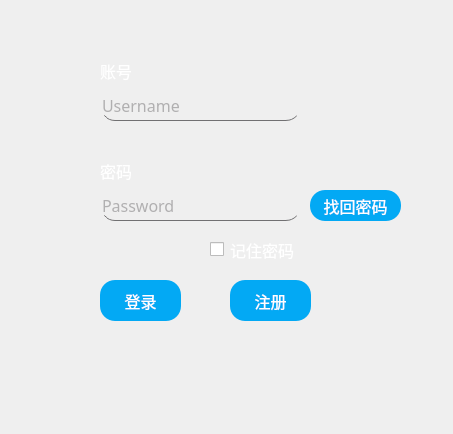
<?xml version="1.0" encoding="UTF-8"?>
<ui version="4.0">
 <class>MainWindow</class>
 <widget class="QMainWindow" name="MainWindow">
  <property name="geometry">
   <rect>
    <x>0</x>
    <y>0</y>
    <width>453</width>
    <height>434</height>
   </rect>
  </property>
  <property name="windowTitle">
   <string>登录</string>
  </property>
  <property name="styleSheet">
   <string notr="true">*
{
	font-size:16px;
	font-family:Century Gothic;
}
</string>
  </property>
  <widget class="QWidget" name="centralwidget">
   <widget class="QFrame" name="frame">
    <property name="geometry">
     <rect>
      <x>20</x>
      <y>20</y>
      <width>391</width>
      <height>361</height>
     </rect>
    </property>
    <property name="styleSheet">
     <string notr="true">	border-radius:15px;
	background-image:url(:/image/background.jpg);</string>
    </property>
    <property name="frameShape">
     <enum>QFrame::StyledPanel</enum>
    </property>
    <property name="frameShadow">
     <enum>QFrame::Raised</enum>
    </property>
    <widget class="QPushButton" name="pushButton">
     <property name="geometry">
      <rect>
       <x>290</x>
       <y>170</y>
       <width>91</width>
       <height>31</height>
      </rect>
     </property>
     <property name="styleSheet">
      <string notr="true">	background:#03a9f4;
	color:#fff;
	border-radius:15px</string>
     </property>
     <property name="text">
      <string>找回密码</string>
     </property>
    </widget>
    <widget class="QPushButton" name="Login">
     <property name="geometry">
      <rect>
       <x>80</x>
       <y>260</y>
       <width>81</width>
       <height>41</height>
      </rect>
     </property>
     <property name="styleSheet">
      <string notr="true">	background:#03a9f4;
	color:#fff;
	border-radius:15px</string>
     </property>
     <property name="text">
      <string>登录</string>
     </property>
    </widget>
    <widget class="QLabel" name="count">
     <property name="geometry">
      <rect>
       <x>80</x>
       <y>40</y>
       <width>31</width>
       <height>21</height>
      </rect>
     </property>
     <property name="styleSheet">
      <string notr="true">color:rgb(255, 255, 255);</string>
     </property>
     <property name="text">
      <string>账号</string>
     </property>
    </widget>
    <widget class="QCheckBox" name="checkBox">
     <property name="geometry">
      <rect>
       <x>190</x>
       <y>220</y>
       <width>91</width>
       <height>19</height>
      </rect>
     </property>
     <property name="styleSheet">
      <string notr="true">color:rgb(255, 255, 255);</string>
     </property>
     <property name="text">
      <string>记住密码</string>
     </property>
    </widget>
    <widget class="QLineEdit" name="Password">
     <property name="geometry">
      <rect>
       <x>80</x>
       <y>170</y>
       <width>201</width>
       <height>31</height>
      </rect>
     </property>
     <property name="styleSheet">
      <string notr="true">	background:transparent;
	border:none;
	color:#717072;
	border-bottom:1px solid #717072;</string>
     </property>
     <property name="placeholderText">
      <string>Password</string>
     </property>
    </widget>
    <widget class="QPushButton" name="Regist">
     <property name="geometry">
      <rect>
       <x>210</x>
       <y>260</y>
       <width>81</width>
       <height>41</height>
      </rect>
     </property>
     <property name="styleSheet">
      <string notr="true">	background:#03a9f4;
	color:#fff;
	border-radius:15px</string>
     </property>
     <property name="text">
      <string>注册</string>
     </property>
    </widget>
    <widget class="QLineEdit" name="Count">
     <property name="geometry">
      <rect>
       <x>80</x>
       <y>70</y>
       <width>201</width>
       <height>31</height>
      </rect>
     </property>
     <property name="styleSheet">
      <string notr="true">	background:transparent;
	border:none;
	color:#717072;
	border-bottom:1px solid #717072;</string>
     </property>
     <property name="placeholderText">
      <string>Username</string>
     </property>
    </widget>
    <widget class="QLabel" name="password">
     <property name="geometry">
      <rect>
       <x>80</x>
       <y>140</y>
       <width>31</width>
       <height>21</height>
      </rect>
     </property>
     <property name="styleSheet">
      <string notr="true">color:rgb(255, 255, 255);</string>
     </property>
     <property name="text">
      <string>密码</string>
     </property>
    </widget>
    <widget class="QPushButton" name="pushButton_2">
     <property name="geometry">
      <rect>
       <x>340</x>
       <y>0</y>
       <width>51</width>
       <height>51</height>
      </rect>
     </property>
     <property name="styleSheet">
      <string notr="true">image: url(:/image/close.png);
border-radius:15px</string>
     </property>
     <property name="text">
      <string/>
     </property>
    </widget>
   </widget>
  </widget>
 </widget>
 <tabstops>
  <tabstop>Count</tabstop>
  <tabstop>Password</tabstop>
  <tabstop>pushButton</tabstop>
  <tabstop>checkBox</tabstop>
  <tabstop>Login</tabstop>
  <tabstop>Regist</tabstop>
  <tabstop>pushButton_2</tabstop>
 </tabstops>
 <resources/>
 <connections/>
</ui>
